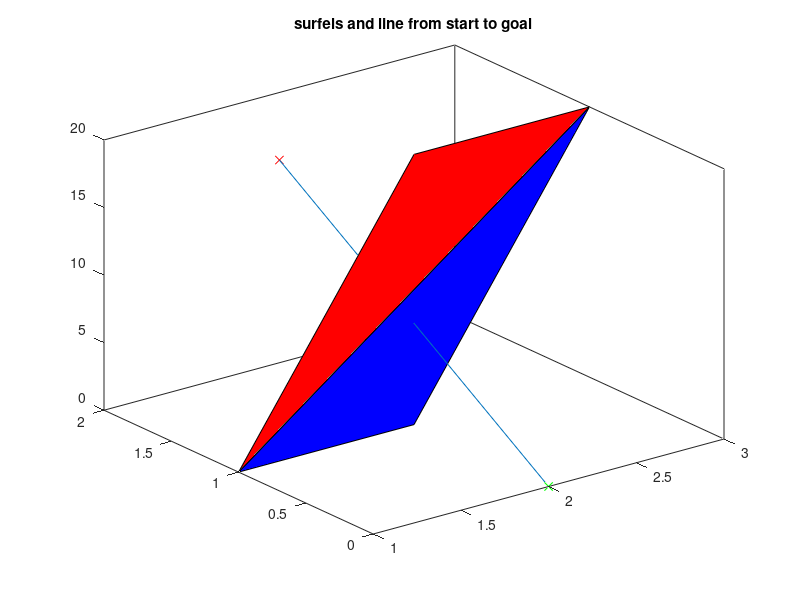

Reproduce this figure in MATLAB. (Note: this script raises an error after producing the figure.)
clear all; close all; clc

verts = [1 1 0; 2 1 0;  3 1 20; 2 1 20]; % a line that translates its length in x over the course of 20 seconds
start = [2 0 0];
finish = [2 2 15];
figure; hold on; box on; title('surfels and line from start to goal')
fill3(verts(1:3,1),verts(1:3,2),verts(1:3,3),'b');
fill3(verts([1,3,4],1),verts([1,3,4],2),verts([1,3,4],3),'r');
plot3(start(1),start(2),start(3),'gx');
plot3(finish(1),finish(2),finish(3),'rx');
plot3([start(1) finish(1)],[start(2) finish(2)],[start(3) finish(3)])
% finish = start + dir
% thus dir = finish-start
[intersect, t, u, v, xcoor] = TriangleRayIntersection (start, finish-start, verts(1,:),verts(2,:),verts(3,:),'lineType','segment','border','exclusive')
[intersect2, t2, u2, v2, xcoor2] = TriangleRayIntersection (start, finish-start, verts(1,:),verts(3,:),verts(4,:),'lineType','segment')
plot3(xcoor(1),xcoor(2),xcoor(3),'cx')
legend('tri 1','tri 2','start','goal','','intersection')


%% this code is required to vectorize the edge, triangle intersection checking
all_pts = [verts; start; finish];
all_surfels = [verts(1,:),verts(2,:),verts(3,:);verts(1,:),verts(3,:),verts(4,:)]
figure; hold on; box on; title('all vertices and start and finish')
plot3(start(1),start(2),start(3),'gx');
plot3(finish(1),finish(2),finish(3),'rx');
plot3(verts(:,1),verts(:,2),verts(:,3),'cx')

num_pts = size(all_pts,1); % number of rows
all_pts_idx = 1:1:num_pts; % array of all possible pt idx
all_pt_combos = nchoosek(all_pts_idx,2); % each row of this matrix is a combination of 2 point idxs

all_ray_starts = all_pts(all_pt_combos(:,1),:); % take all cols of all_pts at the row provided by the first col of all combos
all_ray_ends = all_pts(all_pt_combos(:,2),:); % take all cols of all_pts at the row provided by the second col of all combos
all_ray_dirs = all_ray_ends - all_ray_starts; % TriangleRayIntersection takes a ray direction which is end minus beginning
num_rays = size(all_ray_starts,1);
figure; hold on; box on; title('all rays casted')
for i = 1:1:num_rays
    plot3([all_ray_starts(i,1), all_ray_ends(i,1)],[all_ray_starts(i,2), all_ray_ends(i,2)],[all_ray_starts(i,3), all_ray_ends(i,3)],'LineWidth',2)
end
num_surfels = size(all_surfels,1);
all_ray_idx = 1:1:num_rays;
all_surfel_idx = 1:1:num_surfels;
all_surfel_ray_combos = table2array(combinations(all_ray_idx,all_surfel_idx));

all_ray_starts_repeated = all_ray_starts(all_surfel_ray_combos(:,1),:);
all_ray_ends_repeated = all_ray_ends(all_surfel_ray_combos(:,1),:);
all_ray_dirs_repeated = all_ray_dirs(all_surfel_ray_combos(:,1),:);
all_surfels_repeated = all_surfels(all_surfel_ray_combos(:,2),:);

[intersects, ts, us, vs, xcoors] = TriangleRayIntersection (all_ray_starts_repeated, all_ray_dirs_repeated, all_surfels_repeated(:,1:3),all_surfels_repeated(:,4:6),all_surfels_repeated(:,7:9),'lineType','segment','border','exclusive');
mys = [];
for i = all_pts_idx
    for j = all_pts_idx
        my_intersects = [];
        [my_intersects, ts, us, vs, xcoors] = TriangleRayIntersection (all_pts(i,:), all_pts(j,:), all_surfels(:,1:3),all_surfels(:,4:6),all_surfels(:,7:9),'lineType','segment','border','exclusive');
        mys = [mys;my_intersects];
        if sum(my_intersects)>0
            figure(99); hold on; box on;
            string = 'tomatoes'
            plot3([all_pts(i,1), all_pts(j,1)],[all_pts(i,2), all_pts(j,2)],[all_pts(i,3), all_pts(j,3)],'-r','LineWidth',2)
        else
            figure(99); hold on; box on;
            plot3([all_pts(i,1), all_pts(j,1)],[all_pts(i,2), all_pts(j,2)],[all_pts(i,3), all_pts(j,3)],'-g','LineWidth',2)
        end
    end
end

figure
fill3(verts(1:3,1),verts(1:3,2),verts(1:3,3),'b');
hold on;
fill3(verts([1,3,4],1),verts([1,3,4],2),verts([1,3,4],3),'r');
box on; hold on;
plot3(start(1),start(2),start(3),'gx');
plot3(finish(1),finish(2),finish(3),'rx');
plot3([all_ray_starts(:,1), all_ray_ends(:,1)],[all_ray_starts(:,2), all_ray_ends(:,2)],[all_ray_starts(:,3), all_ray_ends(:,3)],'LineWidth',2)
plot3(rmmissing(xcoors(:,1)),rmmissing(xcoors(:,2)),rmmissing(xcoors(:,3)),'cx','MarkerSize',10)
% https://www.mathworks.com/matlabcentral/fileexchange/33073-triangle-ray-intersection
% https://en.wikipedia.org/wiki/Intersection_of_a_polyhedron_with_a_line
% https://www.mathworks.com/help/matlab/visualize/multifaceted-patches.html
% at each time t, calculate P
% ir for all points on all bodies that are candidates for collision
% select one point P
% jr on body j and test if it is inside body i
% cast an infinite ray in any direction from P
% jr and compute intersections with all facets on body i
% if there are an even number of intersections, P
% jr is not inside body i
% if there are an odd number of intersections, P
% jr is inside body i
% works for concavities, holes and self-crossing and is independent of CW versus CCW boundary
% ray-facet intersection is similar to edge-facet intersection described below
% point in polygon does not always work for thin bodies (may need edge intersection)
%
